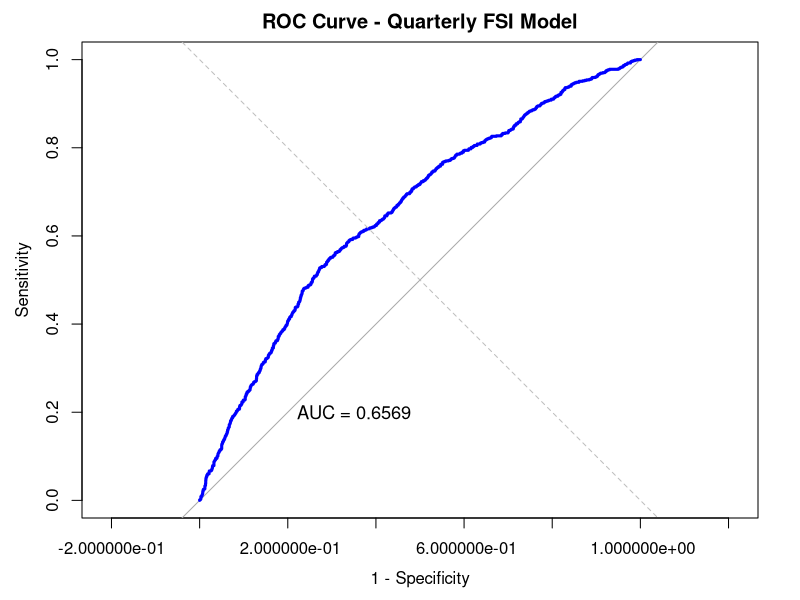
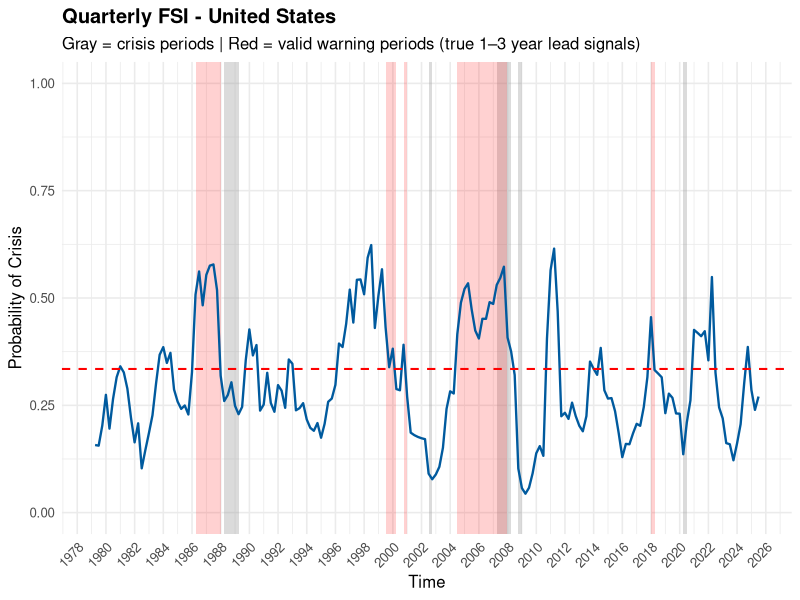
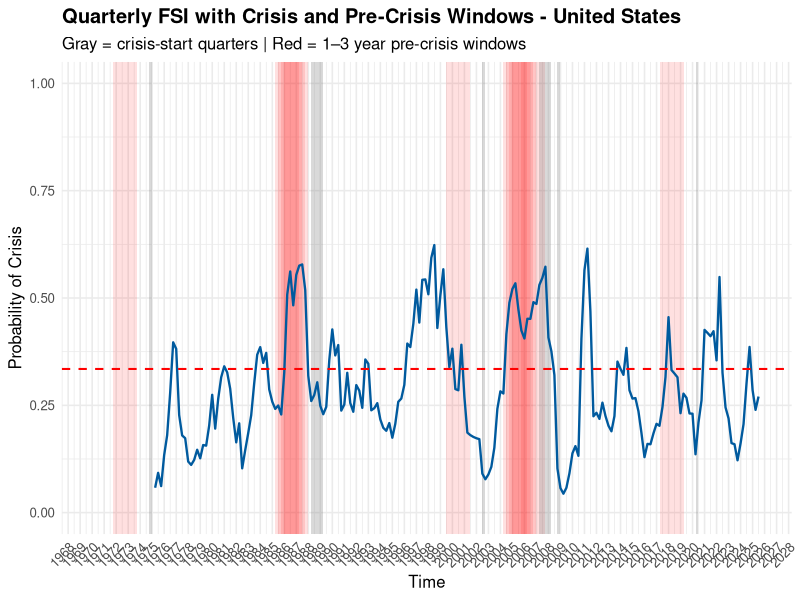
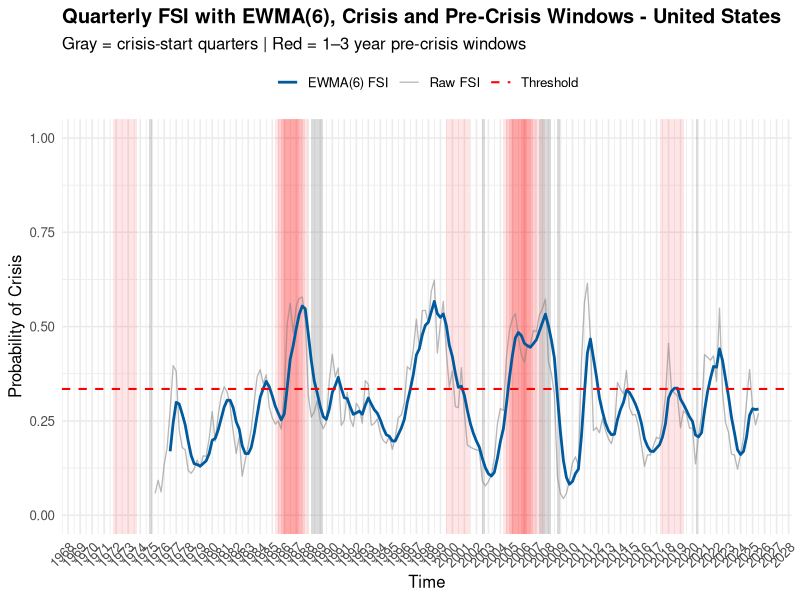

R code for these plots, in order:
# PROJECT: Financial Stability Indicator (FSI)
# SOURCE: EIB Working Paper (2019)
# PURPOSE: Reconstruction of an early-warning Financial Stability Indicator

### 1. ENVIRONMENT SETUP ----

# 1.1 Working directory
setwd("D:/PROIECTE/FSI INDICATOR")

# 1.2 Install required packages
# install.packages("dplyr")
# install.packages("pROC")
# install.packages("ggplot2")

# 1.3 Load libraries
library(dplyr)
library(pROC)
library(ggplot2)

### 2. DATA IMPORT----

# Import the quarterly panel dataset used for FSI construction
X <- read.table(
  file = "FSI INDICATOR.txt",
  sep = "\t",
  header = TRUE,
  dec = ".",
  check.names = FALSE
)

### 3. INITIAL DATA CHECKS----

# 3.1 Convert quarterly date field and extract calendar year
X$QuarterlyDate <- as.Date(X$QuarterlyDate)
X$Year <- as.numeric(format(X$QuarterlyDate, "%Y"))

# 3.2 Structure checks
str(X)
summary(X)

# 3.3 Verify ordering
X <- X[order(X$Country, X$QuarterlyDate), ]

### 4. CRISIS EVENT DEFINITION----

# This section reconstructs crisis start events using:
# - systemic banking crises
# - equity price crashes
# A crisis is flagged if either event type occurs.

# 4.1 Banking crisis events (Laeven & Valencia + EIB appendix)
banking_events <- data.frame(
  Country = c("Austria","Belgia","Columbia","Switzerland","Germany","Denmark","Spain",
              "Finland","France","UnitedKingdom","Greece","Hungary","Hungary","Ireland",
              "Italy","Japan","Korea","Netherlands","Norway","Portugal","Sweden","Sweden",
              "United States","United States"),
  start_year = c(2008,2008,1998,2008,2008,2008,2008,1991,2008,2007,2008,1991,2008,2008,
                 2008,1997,1997,2008,1991,2008,1991,2008,1988,2007)
)

X$banking_crisis_start <- 0

for (i in 1:nrow(banking_events)) {
  X$banking_crisis_start[
    X$Country == banking_events$Country[i] &
      X$Year == banking_events$start_year[i]
  ] <- 1
}

# Number of quarterly observations flagged as banking crisis start
cat("Quarterly observations flagged as banking crisis start:",
    sum(X$banking_crisis_start, na.rm = TRUE), "\n")

# 4.2 Equity price shocks
# The study uses quarterly equity declines greater than 15%.
if ("SharePricesQoQ" %in% names(X)) {
  X$equity_crash_start <- ifelse(
    !is.na(X$SharePricesQoQ) & X$SharePricesQoQ <= -0.15,
    1, 0
  )
} else {
  X$equity_crash_start <- 0
}

# Number of quarterly observations flagged as equity crashes
cat("Quarterly observations flagged as equity crashes:",
    sum(X$equity_crash_start, na.rm = TRUE), "\n")

# 4.3 Combined crisis indicator
X$crisis_start <- ifelse(
  X$banking_crisis_start == 1 | X$equity_crash_start == 1,
  1, 0
)

cat("Quarterly observations flagged as crisis start:",
    sum(X$crisis_start, na.rm = TRUE), "\n")

### 5. QUARTERLY TARGET CONSTRUCTION AND EXCLUSION RULES ----

# In the quarterly version:
# - exclusion removes the crisis quarter and the next 8 quarters
# - target is set to 1 if a crisis starts within the next 4 to 12 quarters
# This approximates a 1–3 year early-warning horizon in quarterly data.

X$crisis_dummy <- 0
X$exclude <- 0

for (ctry in unique(X$Country)) {
  
  idx <- which(X$Country == ctry)
  idx <- idx[order(X$QuarterlyDate[idx])]
  n <- length(idx)
  
  # 5.1 Exclusion window: crisis quarter + next 8 quarters
  event_pos <- which(X$crisis_start[idx] == 1)
  
  for (p in event_pos) {
    end_excl <- min(p + 8, n)
    X$exclude[idx[p:end_excl]] <- 1
  }
  
  # 5.2 Early-warning target: crisis in t+4 to t+12 quarters
  for (k in 1:n) {
    future_pos <- (k + 4):(k + 12)
    future_pos <- future_pos[future_pos <= n]
    
    if (length(future_pos) > 0 &&
        any(X$crisis_start[idx[future_pos]] == 1)) {
      X$crisis_dummy[idx[k]] <- 1
    }
  }
}
### 6. TRAINING SAMPLE DEFINITION----

vars <- c("CreditGDP", "CreditGDPgrowth5Y", "HPIgrowth5Y", "SharePricesgrowth2Y")

X_train <- X[X$QuarterlyDate <= as.Date("2025-06-30") & X$exclude == 0,
             c("Country", "QuarterlyDate", "crisis_dummy", vars)]

X_train <- X_train[complete.cases(X_train[, c("crisis_dummy", vars)]), ]

### 7. FEATURE STANDARDIZATION ----

# Standardization is performed by country using historical means and standard deviations
# computed on the quarterly training set.

stats_list <- list()

for (v in vars) {
  stats <- X_train %>%
    group_by(Country) %>%
    summarise(
      Mean = mean(.data[[v]], na.rm = TRUE),
      Sd   = sd(.data[[v]], na.rm = TRUE),
      .groups = "drop"
    )
  stats_list[[v]] <- stats
}

standardize <- function(df, v, stats) {
  if ("Mean" %in% names(df)) df$Mean <- NULL
  if ("Sd" %in% names(df)) df$Sd <- NULL
  
  df <- left_join(df, stats, by = "Country")
  df[[paste0(v, "_z")]] <- (df[[v]] - df$Mean) / df$Sd
  
  return(df)
}

X_train_std <- X_train
for (v in vars) {
  X_train_std <- standardize(X_train_std, v, stats_list[[v]])
}
### 8. MODEL ESTIMATION ----

# Logistic regression is used to estimate the probability of crisis
# within a 4–12 quarter horizon.

model_fsi_q <- glm(
  crisis_dummy ~ CreditGDP_z + CreditGDPgrowth5Y_z + HPIgrowth5Y_z + SharePricesgrowth2Y_z,
  data = X_train_std,
  family = binomial(link = "logit")
)

summary(model_fsi_q)

#The estimated quarterly logistic specification suggests that financial vulnerability is most strongly associated with equity-market dynamics, followed by credit conditions. In particular, the coefficient on SharePricesgrowth2Y_z is positive and highly statistically significant, indicating that stronger two-year equity price growth is associated with a higher probability of a crisis event within the subsequent 4–12 quarters. This is consistent with the idea that sustained asset-price booms may signal the build-up of financial imbalances.
#Both CreditGDP_z and CreditGDPgrowth5Y_z also enter the model with positive and statistically significant coefficients. This implies that higher credit-to-GDP levels and stronger medium-term credit expansion are associated with greater crisis vulnerability, which is economically consistent with standard early-warning theory. By contrast, HPIgrowth5Y_z is not statistically significant in this specification, suggesting that five-year house-price growth does not add meaningful explanatory power once the other predictors are included.
#At the model level, the decline in deviance from 3696.6 to 3506.6 indicates that the explanatory variables improve fit relative to the intercept-only benchmark. Overall, the results suggest that the quarterly adaptation of the FSI framework captures relevant early-warning information, with equity growth emerging as the dominant predictor and credit-related variables also contributing meaningfully, while housing-price growth appears less informative in this specification.
#Because the predictors are standardized, each coefficient measures the effect of a one-standard-deviation increase in the corresponding variable. 
#A one-standard-deviation increase in CreditGDP_z is associated with an increase of about 18.3% in the odds of a crisis occurring within the next 4–12 quarters, holding the other variables constant.
#A one-standard-deviation increase in CreditGDPgrowth5Y_z is associated with an increase of about 20.2% in the odds of a future crisis, ceteris paribus.
#A one-standard-deviation increase in HPIgrowth5Y_z is associated with a decrease of about 4.5% in the odds of crisis, although this effect is not statistically significant in this specification.
#A one-standard-deviation increase in SharePricesgrowth2Y_z is associated with an increase of about 73.2% in the odds of a future crisis, holding the remaining predictors constant. This makes two-year equity growth the strongest predictor in the model.


### 9. IN-SAMPLE MODEL EVALUATION ----

X_train_std$probs <- predict(model_fsi_q, type = "response")

roc_obj <- roc(X_train_std$crisis_dummy, X_train_std$probs, quiet = TRUE)
auc_val <- auc(roc_obj)

cat("In-Sample AUROC:", round(auc_val, 4), "\n")

# Interpretation:
# The in-sample AUROC of 0.6569 indicates moderate but limited discriminatory power.
# The model performs better than random classification, but its ability to distinguish
# crisis-related observations from tranquil periods remains relatively weak.
# In practical terms, this suggests that the quarterly specification contains useful
# early-warning information, although the signal is not strong enough to support
# high-confidence classification on its own.

# ROC curve
plot(
  roc_obj,
  col = "blue",
  lwd = 3,
  main = "ROC Curve - Quarterly FSI Model",
  legacy.axes = TRUE
)
abline(a = 0, b = 1, lty = 2, col = "gray")
text(
  0.65, 0.2,
  labels = paste("AUC =", round(auc_val, 4)),
  cex = 1.1
)

coords_opt <- coords(roc_obj, "best", ret = "threshold")
threshold <- as.numeric(coords_opt[1])

cat("Optimal Threshold:", round(threshold, 4), "\n")

# Interpretation:
# The optimal classification threshold is 0.3347, which is notably below the
# conventional 0.50 cutoff. This indicates that the model needs a relatively
# permissive alarm threshold in order to balance sensitivity and specificity.
# In other words, crisis-related observations do not typically receive extremely
# high fitted probabilities, so a lower cutoff is required to identify a
# reasonable share of vulnerable periods.

### 10. FULL-SAMPLE QUARTERLY SCORING ----

X_pred <- X[, c("Country", "QuarterlyDate", "Year", "crisis_start", vars)]

for (v in vars) {
  X_pred <- standardize(X_pred, v, stats_list[[v]])
}

vars_z <- paste0(vars, "_z")
X_pred$FSI_raw_q <- NA

valid_idx <- complete.cases(X_pred[, vars_z]) & X_pred$QuarterlyDate <= as.Date("2025-06-30")

X_pred$FSI_raw_q[valid_idx] <- predict(
  model_fsi_q,
  newdata = X_pred[valid_idx, ],
  type = "response"
)
### 11. IN-SAMPLE VISUALIZATION ----

# This chart shows:
# - the quarterly FSI series
# - gray bands for crisis quarters
# - red bands only for warning quarters that were truly followed by a crisis
#   within the next 4 to 12 quarters
# - the optimal threshold as a dashed line

ctry_plot <- "United States"

# 1. Build plotting dataset
df_plot <- subset(
  X_pred,
  Country == ctry_plot &
    QuarterlyDate >= as.Date("1979-01-01") &
    QuarterlyDate <= as.Date("2025-06-30")
)

df_plot <- df_plot[order(df_plot$QuarterlyDate), ]

# 2. Define predicted alarms
df_plot$alarm <- ifelse(!is.na(df_plot$FSI_raw_q) & df_plot$FSI_raw_q > threshold, 1, 0)

# 3. Define "true warning" quarters:
#    an alarm at time t is a true warning only if a crisis starts in t+4 ... t+12
df_plot$true_warning <- 0

n <- nrow(df_plot)

for (i in 1:n) {
  future_idx <- (i + 4):(i + 12)
  future_idx <- future_idx[future_idx <= n]
  
  if (df_plot$alarm[i] == 1 &&
      length(future_idx) > 0 &&
      any(df_plot$crisis_start[future_idx] == 1, na.rm = TRUE)) {
    df_plot$true_warning[i] <- 1
  }
}

# 4. Function to convert consecutive 1s into shaded date intervals
make_intervals <- function(dates, flag_vec, band_days = 90) {
  idx <- which(flag_vec == 1)
  
  if (length(idx) == 0) {
    return(data.frame(xmin = as.Date(character()), xmax = as.Date(character())))
  }
  
  groups <- cumsum(c(1, diff(idx) != 1))
  
  out <- data.frame(
    xmin = tapply(dates[idx], groups, min),
    xmax = tapply(dates[idx], groups, max)
  )
  
  out$xmin <- as.Date(out$xmin, origin = "1970-01-01")
  out$xmax <- as.Date(out$xmax, origin = "1970-01-01") + band_days
  
  rownames(out) <- NULL
  return(out)
}

# 5. Build shaded bands
crisis_bands  <- make_intervals(df_plot$QuarterlyDate, df_plot$crisis_start, band_days = 90)
warning_bands <- make_intervals(df_plot$QuarterlyDate, df_plot$true_warning, band_days = 90)

# 6. Static chart
ggplot(df_plot, aes(x = QuarterlyDate, y = FSI_raw_q)) +
  
  # Gray crisis periods
  geom_rect(
    data = crisis_bands,
    aes(xmin = xmin, xmax = xmax, ymin = -Inf, ymax = Inf),
    inherit.aes = FALSE,
    fill = "gray60",
    alpha = 0.35
  ) +
  
  # Red true-warning periods
  geom_rect(
    data = warning_bands,
    aes(xmin = xmin, xmax = xmax, ymin = -Inf, ymax = Inf),
    inherit.aes = FALSE,
    fill = "red",
    alpha = 0.18
  ) +
  
  # FSI line
  geom_line(color = "#005a9e", linewidth = 0.8, na.rm = TRUE) +
  
  # Threshold
  geom_hline(
    yintercept = threshold,
    color = "red",
    linetype = "dashed",
    linewidth = 0.7
  ) +
  
  scale_x_date(
    date_breaks = "2 years",
    date_labels = "%Y"
  ) +
  
  scale_y_continuous(
    limits = c(0, 1),
    name = "Probability of Crisis"
  ) +
  
  labs(
    title = paste("Quarterly FSI -", ctry_plot),
    subtitle = "Gray = crisis periods | Red = valid warning periods (true 1–3 year lead signals)",
    x = "Time"
  ) +
  
  theme_minimal(base_size = 12) +
  theme(
    plot.title = element_text(face = "bold"),
    axis.text.x = element_text(angle = 45, hjust = 1)
  )
### 12. OUT-OF-SAMPLE RECURSIVE ESTIMATION ----

# This block implements a recursive real-time quarterly framework:
# - re-estimate the quarterly model each year using all information available up to the previous year-end
# - compute a dynamic threshold from the current training sample
# - generate quarterly out-of-sample FSI values for the test year

start_pred_year <- 1985
end_pred_year   <- 2025

X_oos_results <- data.frame()

cat("\n--- STARTING RECURSIVE OOS ESTIMATION (QUARTERLY):", start_pred_year, "-", end_pred_year, "---\n")

for (yr in start_pred_year:end_pred_year) {
  
  cat(paste("Processing year:", yr, "... "))
  flush.console()
  
  # 12.1 Define recursive quarterly training set
  X_train_iter <- X[
    X$QuarterlyDate < as.Date(paste0(yr, "-01-01")) & X$exclude == 0,
    c("Country", "QuarterlyDate", "crisis_dummy", vars)
  ]
  
  X_train_iter <- X_train_iter[complete.cases(X_train_iter[, c("crisis_dummy", vars)]), ]
  
  if (sum(X_train_iter$crisis_dummy, na.rm = TRUE) < 5) {
    cat("SKIPPED (insufficient crisis events)\n")
    next
  }
  
  # 12.2 Country-level standardization based on available quarterly history
  stats_iter <- list()
  X_train_std_iter <- X_train_iter
  
  for (v in vars) {
    stats <- X_train_iter %>%
      group_by(Country) %>%
      summarise(
        Mean = mean(.data[[v]], na.rm = TRUE),
        Sd   = sd(.data[[v]], na.rm = TRUE),
        .groups = "drop"
      )
    
    stats_iter[[v]] <- stats
    
    X_train_std_iter <- left_join(X_train_std_iter, stats, by = "Country")
    X_train_std_iter[[paste0(v, "_z")]] <- (X_train_std_iter[[v]] - X_train_std_iter$Mean) / X_train_std_iter$Sd
    X_train_std_iter$Mean <- NULL
    X_train_std_iter$Sd <- NULL
  }
  
  vars_z <- paste0(vars, "_z")
  X_train_std_iter <- X_train_std_iter[complete.cases(X_train_std_iter[, c("crisis_dummy", vars_z)]), ]
  
  # 12.3 Refit quarterly model
  model_oos <- tryCatch({
    glm(
      crisis_dummy ~ CreditGDP_z + CreditGDPgrowth5Y_z + HPIgrowth5Y_z + SharePricesgrowth2Y_z,
      data = X_train_std_iter,
      family = binomial(link = "logit")
    )
  }, error = function(e) return(NULL))
  
  if (is.null(model_oos)) {
    cat("MODEL ERROR\n")
    next
  }
  
  # 12.4 Dynamic threshold from current training sample
  probs_train <- predict(model_oos, type = "response")
  roc_train <- roc(X_train_std_iter$crisis_dummy, probs_train, quiet = TRUE)
  coords_opt <- coords(roc_train, "best", ret = "threshold", transpose = TRUE)
  
  current_threshold <- as.numeric(coords_opt[1])
  
  if (is.infinite(current_threshold) || is.na(current_threshold)) {
    current_threshold <- 0.20
  }
  
  # 12.5 Test-year quarterly prediction
  X_test_quarterly <- X[
    X$Year == yr,
    c("Country", "QuarterlyDate", "Year", "crisis_start", "crisis_dummy", vars)
  ]
  
  for (v in vars) {
    stats_to_use <- stats_iter[[v]]
    
    X_test_quarterly <- left_join(X_test_quarterly, stats_to_use, by = "Country")
    X_test_quarterly[[paste0(v, "_z")]] <- (X_test_quarterly[[v]] - X_test_quarterly$Mean) / X_test_quarterly$Sd
    X_test_quarterly$Mean <- NULL
    X_test_quarterly$Sd <- NULL
  }
  
  X_test_quarterly <- X_test_quarterly[complete.cases(X_test_quarterly[, vars_z]), ]
  
  if (nrow(X_test_quarterly) > 0) {
    X_test_quarterly$FSI_OOS <- predict(model_oos, newdata = X_test_quarterly, type = "response")
    X_test_quarterly$Dynamic_Threshold <- current_threshold
    
    X_oos_results <- bind_rows(
      X_oos_results,
      X_test_quarterly[, c("Country", "QuarterlyDate", "Year", "crisis_start", "crisis_dummy", "FSI_OOS", "Dynamic_Threshold")]
    )
    
    cat("OK (Threshold:", round(current_threshold, 3), ")\n")
  } else {
    cat("SKIPPED\n")
  }
}

cat("--- RECURSIVE OOS ESTIMATION COMPLETED ---\n")

### 13. OOS VISUALIZATION ----

ctry_plot <- "United States"

# 1. Series to plot
df_plot <- subset(
  X_pred,
  Country == ctry_plot &
    QuarterlyDate <= as.Date("2025-06-30")
)

df_plot <- df_plot[order(df_plot$QuarterlyDate), ]

# 2. Crisis-start quarters
df_crisis <- subset(
  X,
  Country == ctry_plot &
    crisis_start == 1 &
    QuarterlyDate <= as.Date("2025-06-30")
)

df_crisis <- df_crisis[order(df_crisis$QuarterlyDate), ]

# 3. Gray crisis windows (one quarter)
crisis_windows <- data.frame(
  xmin = df_crisis$QuarterlyDate,
  xmax = df_crisis$QuarterlyDate + 90
)

# 4. Red pre-crisis windows: from t-12 quarters to t-4 quarters
pre_crisis_windows <- data.frame(
  xmin = df_crisis$QuarterlyDate - 365 * 3,
  xmax = df_crisis$QuarterlyDate - 365
)

if (nrow(pre_crisis_windows) > 0) {
  pre_crisis_windows$xmin <- pmax(
    pre_crisis_windows$xmin,
    min(df_plot$QuarterlyDate, na.rm = TRUE)
  )
}

# 5. Plot
ggplot(df_plot, aes(x = QuarterlyDate, y = FSI_raw_q)) +
  
  # Red pre-crisis windows
  geom_rect(
    data = pre_crisis_windows,
    aes(xmin = xmin, xmax = xmax, ymin = -Inf, ymax = Inf),
    inherit.aes = FALSE,
    fill = "red",
    alpha = 0.12
  ) +
  
  # Gray crisis quarters
  geom_rect(
    data = crisis_windows,
    aes(xmin = xmin, xmax = xmax, ymin = -Inf, ymax = Inf),
    inherit.aes = FALSE,
    fill = "gray50",
    alpha = 0.30
  ) +
  
  # FSI line
  geom_line(color = "#005a9e", linewidth = 0.8, na.rm = TRUE) +
  
  # Threshold
  geom_hline(
    yintercept = threshold,
    color = "red",
    linetype = "dashed",
    linewidth = 0.7
  ) +
  
  scale_x_date(
    date_breaks = "1 year",
    date_labels = "%Y"
  ) +
  
  scale_y_continuous(
    limits = c(0, 1),
    name = "Probability of Crisis"
  ) +
  
  labs(
    title = paste("Quarterly FSI with Crisis and Pre-Crisis Windows -", ctry_plot),
    subtitle = "Gray = crisis-start quarters | Red = 1–3 year pre-crisis windows",
    x = "Time"
  ) +
  
  theme_minimal(base_size = 12) +
  theme(
    plot.title = element_text(face = "bold"),
    axis.text.x = element_text(angle = 45, hjust = 1)
  )

### 14. EWMA SMOOTHING OF THE QUARTERLY FSI ----

# This step smooths the raw quarterly FSI series using an exponentially weighted
# moving average over the latest 6 quarters. This is consistent with the paper's
# out-of-sample logic, where recent observations receive the highest weight.

# EWMA weights for 6 observations (oldest -> newest), approximately as in the paper
w6 <- c(0.05, 0.09, 0.14, 0.19, 0.24, 0.29)
w6 <- w6 / sum(w6)

# Helper function: rolling EWMA over the last 6 valid observations
ewma_6 <- function(x, w = w6) {
  n <- length(x)
  out <- rep(NA_real_, n)
  
  for (i in seq_len(n)) {
    if (i >= 6) {
      window <- x[(i - 5):i]
      if (all(!is.na(window))) {
        out[i] <- sum(window * w)
      }
    }
  }
  
  out
}

# Apply by country
X_pred <- X_pred[order(X_pred$Country, X_pred$QuarterlyDate), ]

X_pred$FSI_ewma6_q <- NA_real_

for (ctry in unique(X_pred$Country)) {
  idx <- which(X_pred$Country == ctry)
  idx <- idx[order(X_pred$QuarterlyDate[idx])]
  
  X_pred$FSI_ewma6_q[idx] <- ewma_6(X_pred$FSI_raw_q[idx])
}

summary(X_pred$FSI_raw_q)
summary(X_pred$FSI_ewma6_q)

sum(!is.na(X_pred$FSI_raw_q))
sum(!is.na(X_pred$FSI_ewma6_q))

### 15. GRAPHIC EWMA OOS ----

ctry_plot <- "United States"

# 1. Plotting dataset
df_plot <- subset(
  X_pred,
  Country == ctry_plot &
    QuarterlyDate <= as.Date("2025-06-30")
)

df_plot <- df_plot[order(df_plot$QuarterlyDate), ]

# 2. Crisis-start quarters for the plotted country
df_crisis <- subset(
  X,
  Country == ctry_plot &
    crisis_start == 1 &
    QuarterlyDate <= as.Date("2025-06-30")
)

df_crisis <- df_crisis[order(df_crisis$QuarterlyDate), ]

# 3. Gray crisis windows: one quarter
crisis_windows <- data.frame(
  xmin = df_crisis$QuarterlyDate,
  xmax = df_crisis$QuarterlyDate + 90
)

# 4. Red pre-crisis windows: from t-12 quarters to t-4 quarters
pre_crisis_windows <- data.frame(
  xmin = df_crisis$QuarterlyDate - 365 * 3,
  xmax = df_crisis$QuarterlyDate - 365
)

if (nrow(pre_crisis_windows) > 0) {
  pre_crisis_windows$xmin <- pmax(
    pre_crisis_windows$xmin,
    min(df_plot$QuarterlyDate, na.rm = TRUE)
  )
}

# 5. Static chart with legend
ggplot(df_plot, aes(x = QuarterlyDate)) +
  
  # Red pre-crisis windows
  geom_rect(
    data = pre_crisis_windows,
    aes(xmin = xmin, xmax = xmax, ymin = -Inf, ymax = Inf),
    inherit.aes = FALSE,
    fill = "red",
    alpha = 0.10
  ) +
  
  # Gray crisis quarters
  geom_rect(
    data = crisis_windows,
    aes(xmin = xmin, xmax = xmax, ymin = -Inf, ymax = Inf),
    inherit.aes = FALSE,
    fill = "gray50",
    alpha = 0.28
  ) +
  
  # Raw FSI
  geom_line(
    aes(y = FSI_raw_q, color = "Raw FSI", linetype = "Raw FSI"),
    linewidth = 0.45,
    alpha = 0.55,
    na.rm = TRUE
  ) +
  
  # Smoothed FSI
  geom_line(
    aes(y = FSI_ewma6_q, color = "EWMA(6) FSI", linetype = "EWMA(6) FSI"),
    linewidth = 0.95,
    na.rm = TRUE
  ) +
  
  # Threshold
  geom_hline(
    aes(yintercept = threshold, color = "Threshold", linetype = "Threshold"),
    linewidth = 0.7
  ) +
  
  scale_color_manual(
    name = NULL,
    values = c(
      "Raw FSI" = "#7f7f7f",
      "EWMA(6) FSI" = "#005a9e",
      "Threshold" = "red"
    )
  ) +
  
  scale_linetype_manual(
    name = NULL,
    values = c(
      "Raw FSI" = "solid",
      "EWMA(6) FSI" = "solid",
      "Threshold" = "dashed"
    )
  ) +
  
  scale_x_date(
    date_breaks = "1 year",
    date_labels = "%Y"
  ) +
  
  scale_y_continuous(
    limits = c(0, 1),
    name = "Probability of Crisis"
  ) +
  
  labs(
    title = paste("Quarterly FSI with EWMA(6), Crisis and Pre-Crisis Windows -", ctry_plot),
    subtitle = "Gray = crisis-start quarters | Red = 1–3 year pre-crisis windows",
    x = "Time"
  ) +
  
  theme_minimal(base_size = 12) +
  theme(
    plot.title = element_text(face = "bold"),
    axis.text.x = element_text(angle = 45, hjust = 1),
    legend.position = "top"
  )
